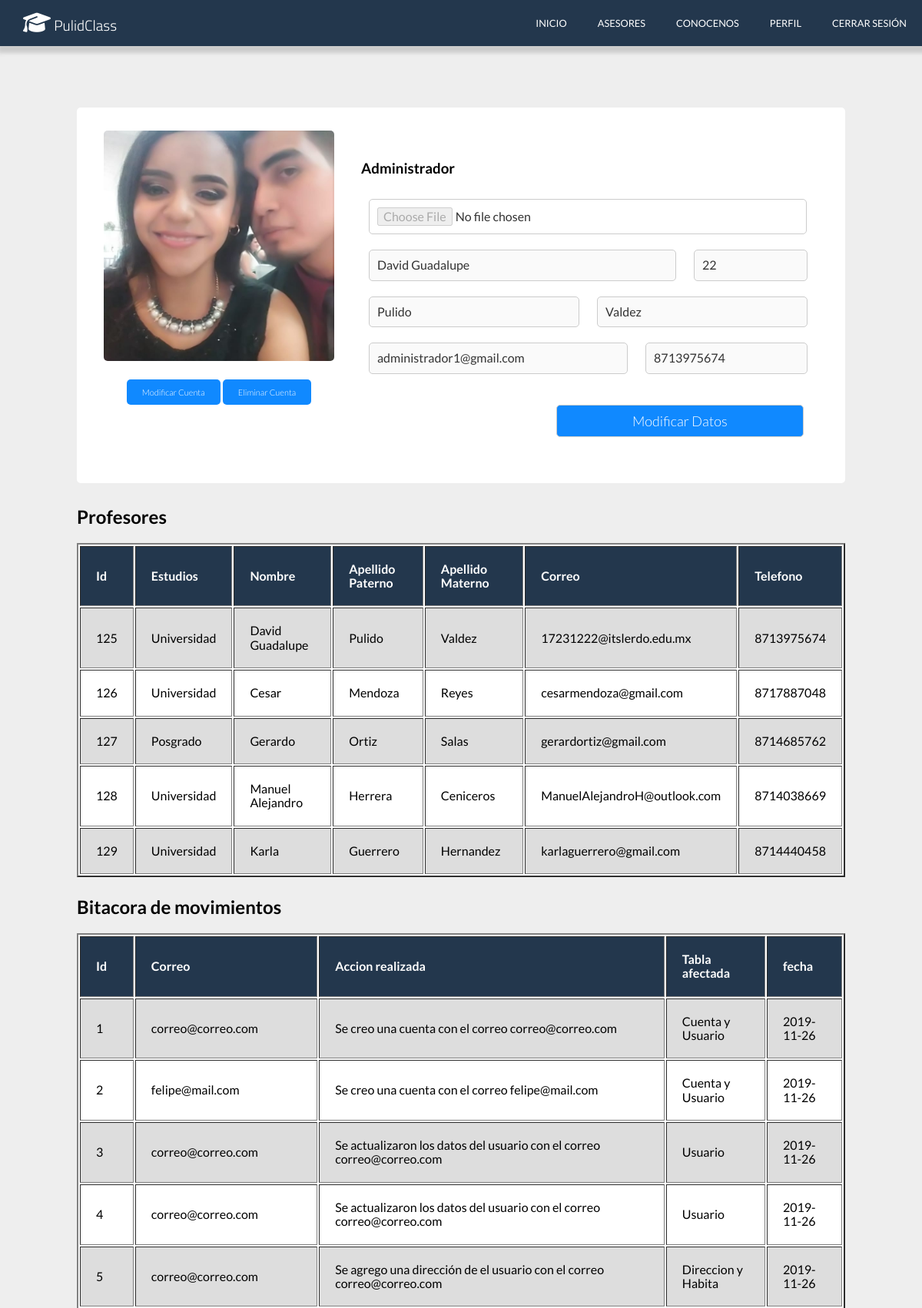
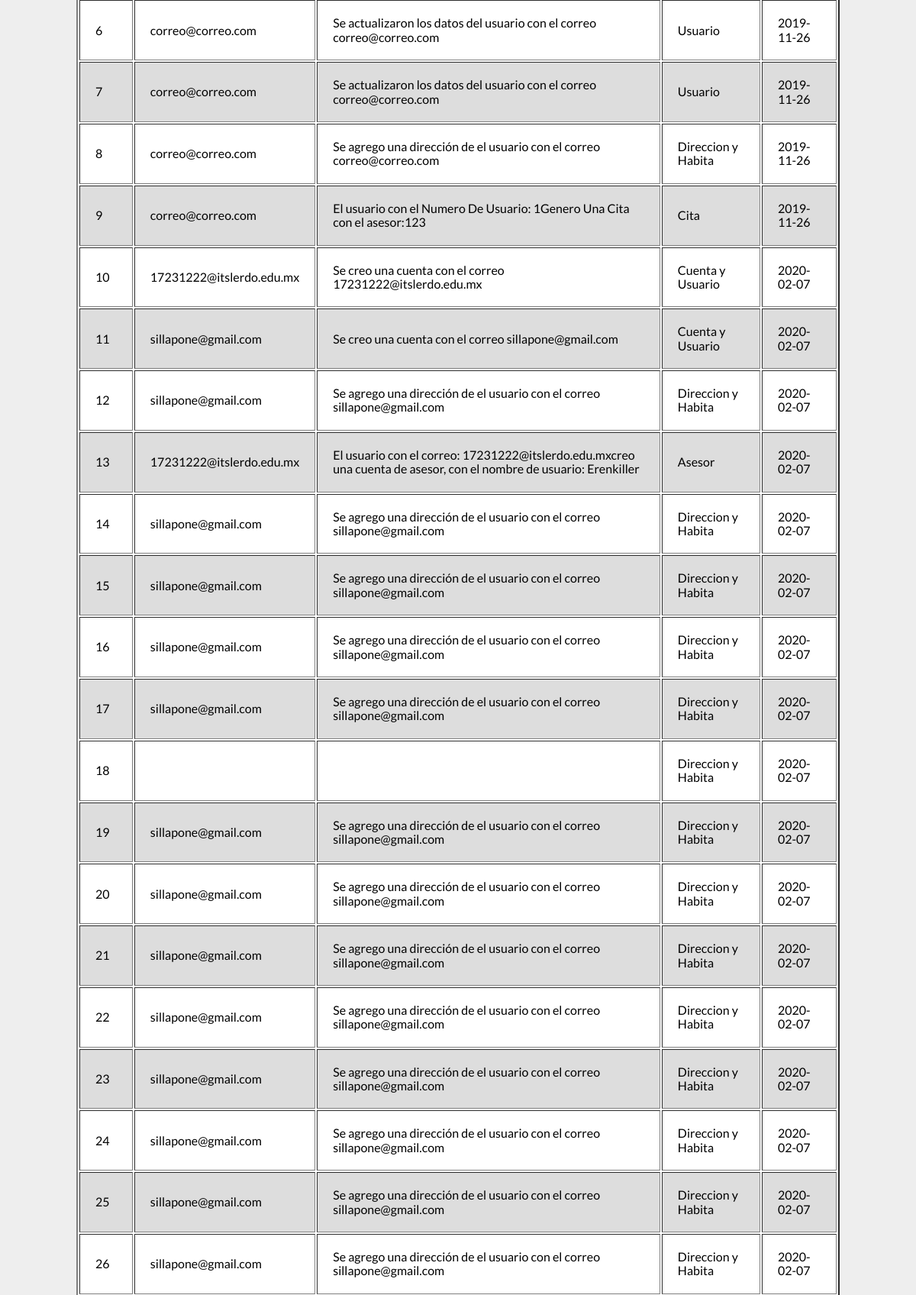
The page /admin.php (signed in, upper part) on the database its author committed (2 pictures, top to bottom).
### tables this page shows
CREATE TABLE `usuario` (
  `N_De_Usuario` int(11) NOT NULL,
  `Correo` varchar(70) DEFAULT NULL,
  `Nombres` varchar(50) DEFAULT NULL,
  `A_Paterno` varchar(20) DEFAULT NULL,
  `A_Materno` varchar(20) DEFAULT NULL,
  `Edad` int(11) DEFAULT NULL,
  `Telefono` varchar(16) DEFAULT NULL,
  `Foto` text DEFAULT NULL
);

CREATE TABLE `asesor` (
  `Id_Asesor` int(11) NOT NULL,
  `Nombre_Usuario` varchar(30) NOT NULL,
  `Edad` int(11) DEFAULT NULL,
  `Grado_Estudios` varchar(40) DEFAULT NULL,
  `Nombres` varchar(50) DEFAULT NULL,
  `A_Paterno` varchar(30) DEFAULT NULL,
  `A_Materno` varchar(30) DEFAULT NULL,
  `Ocupacion` varchar(50) DEFAULT NULL,
  `Materia1` varchar(70) DEFAULT NULL,
  `Materia2` varchar(70) DEFAULT NULL,
  `Materia3` varchar(70) DEFAULT NULL,
  `Descripcion` varchar(250) DEFAULT NULL,
  `Correo` varchar(70) DEFAULT NULL,
  `Telefono` varchar(16) DEFAULT NULL,
  `Foto` text DEFAULT NULL
);

CREATE TABLE `bitacora` (
  `Id_Bitacora` int(11) NOT NULL,
  `Correo` varchar(70) DEFAULT NULL,
  `Accion_Realizada` varchar(250) DEFAULT NULL,
  `TablaAfectada` varchar(250) DEFAULT NULL,
  `Fecha` date DEFAULT NULL
);

### views/admin.view.php (the view, shortened to what this page needs)
<!DOCTYPE html>
<html lang="en">
<head>
    <link rel="stylesheet" href="css/normalize.css">
    <link rel="stylesheet" href="css/perfil/estilos.css">
</head>
<body>
    <header>
        <div class="menu">
            <div class="logo">
                <a href="index.php"><h2 class="page-name"><i class="fas fa-graduation-cap"></i> PulidClass</h2></a>
            </div>
            <nav>
                <a href="index.php">Inicio</a>
                <a href="asesores.php">Asesores</a>
                <a href="conocenos.php">Conocenos</a>
                <?php if(isset($_SESSION['cliente'])): ?>
                    <a href="perfil.php">Perfil</a>
                    <a href="logout.php">Cerrar Sesión</a>
                <?php elseif(isset($_SESSION['admin'])): ?>
                    <a href="admin.php">Perfil</a>
                    <a href="logout.php">Cerrar Sesión</a>
                <?php elseif(isset($_SESSION['asesor'])): ?>
                    <a href="asesor.php">Perfil</a>
                    <a href="logout.php">Cerrar Sesión</a>
                <?php else: ?>
                    <a href="register.php">Registrate</a>
                    <a href="login.php">Iniciar Sesión</a>
                <?php endif; ?>
            </nav>
        </div>
    </header>
    <main>
        <div class="perfil">
            <div class="foto">
                <div id="foto_usuario"><img src="<?php echo $info_personal['Foto']?>" alt=""></div>
                <a href="modifica.php">Modificar Cuenta</a>
                <a href="elimina.php">Eliminar Cuenta</a>
            </div>
            <div class="info">
                <h3 class="titulo">Administrador</h1>
                <form enctype="multipart/form-data" action="<?php echo htmlspecialchars($_SERVER['PHP_SELF']); ?>" method="POST">
                    <input type="file" name="foto" id="foto" disabled value="<?php echo $info_personal['Foto']?>">
                    <input type="text" name="nombre" id="nombre" placeholder="Nombres" disabled value="<?php echo $info_personal['Nombres']?>">
                    <input type="text" name="edad" id="edad" placeholder="edad" disabled value="<?php echo $info_personal['Edad']?>">
                    <input type="text" name="paterno" id="paterno" placeholder="Apellido Paterno" disabled value="<?php echo $info_personal['A_Paterno']?>">
                    <input type="text" name="materno" id="materno" placeholder="Apellido Materno" disabled value="<?php echo $info_personal['A_Materno']?>">
                    <input type="text" name="correo" id="correo" placeholder="Correo Electronico" disabled value="<?php echo $info_personal['Correo']?>">
                    <input type="text" name="telefono" id="telefono" placeholder="Numero Telefonico" disabled value="<?php echo $info_personal['Telefono']?>">
                    <div class="perfil-footer">
                        <input type="button" class="button" id="modificar_usuario" value="Modificar Datos" onclick="Modificar_Datos_Usuario()">
                    </div>
                </form>
            </div>
        </div>
        <div class="profesores">
            <h2>Profesores</h2>
            <table border="2">
                <tr id="header">
                    <th>Id</th>
                    <th>Estudios</th>
                    <th>Nombre</th>
                    <th>Apellido Paterno</th>
                    <th>Apellido Materno</th>
                    <th>Correo</th>
                    <th>Telefono</th>
                </tr>
                <?php $resultado = $conexion->query('SELECT * FROM asesor'); ?>
                <?php foreach($resultado as $asesor): ?>
                    <tr>
                        <td><?php echo $asesor[0]?></td>
                        <td><?php echo $asesor[3]?></td>
                        <td><?php echo $asesor[4]?></td>
                        <td><?php echo $asesor[5]?></td>
                        <td><?php echo $asesor[6]?></td>
                        <td><?php echo $asesor[12]?></td>
                        <td><?php echo $asesor[13]?></td>
                    </tr>
                <?php endforeach; ?>
            </table>
        </div>
        <div class="bitacora">
            <h2>Bitacora de movimientos</h2>
            <table border="2">
                <tr id="header">
                    <th>Id</th>
                    <th>Correo</th>
                    <th>Accion realizada</th>
                    <th>Tabla afectada</th>
                    <th>fecha</th>
                </tr>
                <?php $movimientos = $conexion->query('SELECT * FROM bitacora'); ?>
                <?php foreach($movimientos as $dato): ?>
                    <tr>
                        <td><?php echo $dato[0]?></td>
                        <td><?php echo $dato[1]?></td>
                        <td><?php echo $dato[2]?></td>
                        <td><?php echo $dato[3]?></td>
                        <td><?php echo $dato[4]?></td>
                    </tr>
                <?php endforeach; ?>
            </table>
        </div>
    </main>
</body>

### css/perfil/estilos.css (style rules this page uses)
header .menu { background: #23374d; color: #fff; display: flex; box-shadow: 3px 3px 5px 6px #ccc; height: 60px; }
header .menu .logo { display: flex; flex-direction: row; flex-wrap: wrap; align-items: center; width: 20%; padding: 10px; }
header .menu .logo a { color: white; text-decoration: none; }
header .menu .logo a h2 { margin: 0 20px; font-family: "Titillium Web", sans-serif; font-size: 1.2em; font-weight: 300; }
header .menu .logo a h2 i { font-size: 1.5em; }
header .menu nav { text-transform: uppercase; width: 80%; display: flex; flex-direction: row; flex-wrap: wrap; align-items: center; justify-content: flex-end; text-align: right; }
header .menu nav a { font-size: 0.8em; margin: 0 20px; text-decoration: none; color: #fff; transition: all 0.3s ease; }
main { max-width: 1000px; margin: 0 auto; }
main .perfil { margin-top: 80px; margin-bottom: 30px; background: white; border-radius: 5px; display: flex; flex-direction: row; flex-wrap: wrap; }
main .perfil .foto { padding: 0 10px; width: 30%; margin-left: 25px; margin-right: 25px; text-align: center; }
main .perfil .foto #foto_usuario { width: 300px; height: 300px; margin-top: 30px; margin-bottom: 30px; }
main .perfil .foto img { width: 300px; height: 300px; border-radius: 5px; }
main .perfil .foto a { text-decoration: none; color: #fff; font-size: 11px; background: #1089ff; padding: 10px 20px; font-weight: 300; border-radius: 5px; }
main .perfil .info { display: flex; flex-direction: row; flex-wrap: wrap; width: 63%; padding: 50px 0; }
main .perfil .info input { padding: 10px; width: 55%; border-radius: 5px; border: 1px solid #ccc; color: #333; margin: 10px; }
main .perfil .info .perfil-footer input { float: right; text-decoration: none; color: #fff; font-size: 18px; background: #1089ff; padding: 10px 20px; font-weight: 300; border-radius: 5px; }
main .perfil .info .perfil-footer #modificar_usuario { display: block; }
main .perfil .info #foto { width: 87%; }
main .perfil .info #nombre { width: 60%; }
main .perfil .info #edad { width: 20%; }
main .perfil .info #paterno, main .perfil .info #materno { width: 40%; }
main .perfil .info #correo { width: 50%; }
main .perfil .info #telefono { width: 30%; }
main .perfil .perfil-footer { width: 93%; margin: 20px 0; }
table { background-color: white; text-align: left; width: 100%; margin-bottom: 25px;; }
th, td { padding: 20px; }
th, td, a { text-decoration: none; }
#header { background: #23374d; color: white; }
tr:nth-child(even) { background-color: #ddd; }
body { background: #eeeeee; font-size: 16px; font-family: "Lato", sans-serif; }

### rows shown on the page
usuario: Foto (picture), nombre "David Guadalupe", edad "22", paterno "Pulido", materno "Valdez", correo "administrador1@gmail.com", telefono "8713975674"
asesor: Id_Asesor "125", Grado_Estudios "Universidad", Nombres "David Guadalupe", A_Paterno "Pulido", A_Materno "Valdez", Correo "17231222@itslerdo.edu.mx", Telefono "8713975674"
asesor: Id_Asesor "126", Grado_Estudios "Universidad", Nombres "Cesar", A_Paterno "Mendoza", A_Materno "Reyes", Correo "cesarmendoza@gmail.com", Telefono "8717887048"
asesor: Id_Asesor "127", Grado_Estudios "Posgrado", Nombres "Gerardo", A_Paterno "Ortiz", A_Materno "Salas", Correo "gerardortiz@gmail.com", Telefono "8714685762"
asesor: Id_Asesor "128", Grado_Estudios "Universidad", Nombres "Manuel Alejandro", A_Paterno "Herrera", A_Materno "Ceniceros", Correo "ManuelAlejandroH@outlook.com", Telefono "8714038669"
asesor: Id_Asesor "129", Grado_Estudios "Universidad", Nombres "Karla", A_Paterno "Guerrero", A_Materno "Hernandez", Correo "karlaguerrero@gmail.com", Telefono "8714440458"
bitacora: Id_Bitacora "1", Correo "correo@correo.com", Accion_Realizada "Se creo una cuenta con el correo correo@correo.com", TablaAfectada "Cuenta y Usuario", Fecha "2019-11-26"
bitacora: Id_Bitacora "2", Correo "felipe@mail.com", Accion_Realizada "Se creo una cuenta con el correo felipe@mail.com", TablaAfectada "Cuenta y Usuario", Fecha "2019-11-26"
bitacora: Id_Bitacora "3", Correo "correo@correo.com", Accion_Realizada "Se actualizaron los datos del usuario con el correo correo@correo.com", TablaAfectada "Usuario", Fecha "2019-11-26"
bitacora: Id_Bitacora "4", Correo "correo@correo.com", Accion_Realizada "Se actualizaron los datos del usuario con el correo correo@correo.com", TablaAfectada "Usuario", Fecha "2019-11-26"
bitacora: Id_Bitacora "5", Correo "correo@correo.com", Accion_Realizada "Se agrego una dirección de el usuario con el correo correo@correo.com", TablaAfectada "Direccion y Habita", Fecha "2019-11-26"
bitacora: Id_Bitacora "6", Correo "correo@correo.com", Accion_Realizada "Se actualizaron los datos del usuario con el correo correo@correo.com", TablaAfectada "Usuario", Fecha "2019-11-26"
bitacora: Id_Bitacora "7", Correo "correo@correo.com", Accion_Realizada "Se actualizaron los datos del usuario con el correo correo@correo.com", TablaAfectada "Usuario", Fecha "2019-11-26"
bitacora: Id_Bitacora "8", Correo "correo@correo.com", Accion_Realizada "Se agrego una dirección de el usuario con el correo correo@correo.com", TablaAfectada "Direccion y Habita", Fecha "2019-11-26"
bitacora: Id_Bitacora "9", Correo "correo@correo.com", Accion_Realizada "El usuario con el Numero De Usuario: 1Genero Una Cita con el asesor:123", TablaAfectada "Cita", Fecha "2019-11-26"
bitacora: Id_Bitacora "10", Correo "17231222@itslerdo.edu.mx", Accion_Realizada "Se creo una cuenta con el correo 17231222@itslerdo.edu.mx", TablaAfectada "Cuenta y Usuario", Fecha "2020-02-07"
bitacora: Id_Bitacora "11", Correo "sillapone@gmail.com", Accion_Realizada "Se creo una cuenta con el correo sillapone@gmail.com", TablaAfectada "Cuenta y Usuario", Fecha "2020-02-07"
bitacora: Id_Bitacora "12", Correo "sillapone@gmail.com", Accion_Realizada "Se agrego una dirección de el usuario con el correo sillapone@gmail.com", TablaAfectada "Direccion y Habita", Fecha "2020-02-07"
bitacora: Id_Bitacora "13", Correo "17231222@itslerdo.edu.mx", Accion_Realizada "El usuario con el correo: 17231222@itslerdo.edu.mxcreo una cuenta de asesor, con el nombre de usuario: Erenkiller", TablaAfectada "Asesor", Fecha "2020-02-07"
bitacora: Id_Bitacora "14", Correo "sillapone@gmail.com", Accion_Realizada "Se agrego una dirección de el usuario con el correo sillapone@gmail.com", TablaAfectada "Direccion y Habita", Fecha "2020-02-07"
bitacora: Id_Bitacora "15", Correo "sillapone@gmail.com", Accion_Realizada "Se agrego una dirección de el usuario con el correo sillapone@gmail.com", TablaAfectada "Direccion y Habita", Fecha "2020-02-07"
bitacora: Id_Bitacora "16", Correo "sillapone@gmail.com", Accion_Realizada "Se agrego una dirección de el usuario con el correo sillapone@gmail.com", TablaAfectada "Direccion y Habita", Fecha "2020-02-07"
bitacora: Id_Bitacora "17", Correo "sillapone@gmail.com", Accion_Realizada "Se agrego una dirección de el usuario con el correo sillapone@gmail.com", TablaAfectada "Direccion y Habita", Fecha "2020-02-07"
bitacora: Id_Bitacora "18", TablaAfectada "Direccion y Habita", Fecha "2020-02-07"
bitacora: Id_Bitacora "19", Correo "sillapone@gmail.com", Accion_Realizada "Se agrego una dirección de el usuario con el correo sillapone@gmail.com", TablaAfectada "Direccion y Habita", Fecha "2020-02-07"
bitacora: Id_Bitacora "20", Correo "sillapone@gmail.com", Accion_Realizada "Se agrego una dirección de el usuario con el correo sillapone@gmail.com", TablaAfectada "Direccion y Habita", Fecha "2020-02-07"
bitacora: Id_Bitacora "21", Correo "sillapone@gmail.com", Accion_Realizada "Se agrego una dirección de el usuario con el correo sillapone@gmail.com", TablaAfectada "Direccion y Habita", Fecha "2020-02-07"
bitacora: Id_Bitacora "22", Correo "sillapone@gmail.com", Accion_Realizada "Se agrego una dirección de el usuario con el correo sillapone@gmail.com", TablaAfectada "Direccion y Habita", Fecha "2020-02-07"
bitacora: Id_Bitacora "23", Correo "sillapone@gmail.com", Accion_Realizada "Se agrego una dirección de el usuario con el correo sillapone@gmail.com", TablaAfectada "Direccion y Habita", Fecha "2020-02-07"
bitacora: Id_Bitacora "24", Correo "sillapone@gmail.com", Accion_Realizada "Se agrego una dirección de el usuario con el correo sillapone@gmail.com", TablaAfectada "Direccion y Habita", Fecha "2020-02-07"
bitacora: Id_Bitacora "25", Correo "sillapone@gmail.com", Accion_Realizada "Se agrego una dirección de el usuario con el correo sillapone@gmail.com", TablaAfectada "Direccion y Habita", Fecha "2020-02-07"
bitacora: Id_Bitacora "26", Correo "sillapone@gmail.com", Accion_Realizada "Se agrego una dirección de el usuario con el correo sillapone@gmail.com", TablaAfectada "Direccion y Habita", Fecha "2020-02-07"
